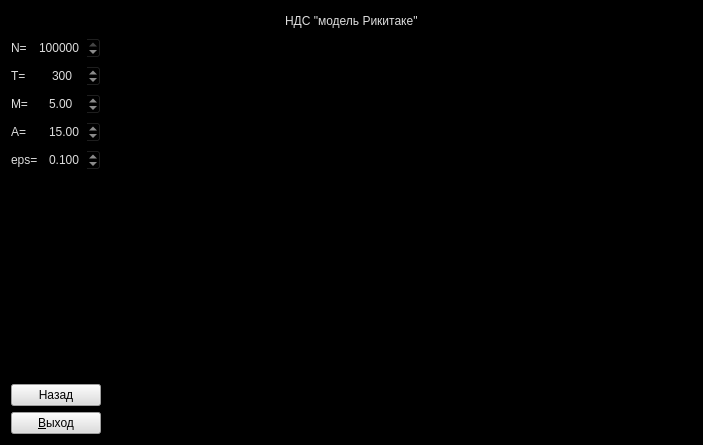
<?xml version="1.0" encoding="UTF-8"?>
<ui version="4.0">
 <class>Graphics</class>
 <widget class="QMainWindow" name="Graphics">
  <property name="windowModality">
   <enum>Qt::ApplicationModal</enum>
  </property>
  <property name="geometry">
   <rect>
    <x>0</x>
    <y>0</y>
    <width>703</width>
    <height>445</height>
   </rect>
  </property>
  <property name="windowTitle">
   <string>Модель Рикитаки</string>
  </property>
  <property name="windowIcon">
   <iconset resource="resources.qrc">
    <normaloff>:/me.jpg</normaloff>:/me.jpg</iconset>
  </property>
  <property name="styleSheet">
   <string notr="true">background-color: rgb(0, 0, 0);</string>
  </property>
  <widget class="QWidget" name="centralWidget">
   <layout class="QGridLayout" name="gridLayout">
    <item row="0" column="0" colspan="2">
     <layout class="QHBoxLayout" name="horizontalLayout_6">
      <item>
       <spacer name="horizontalSpacer">
        <property name="orientation">
         <enum>Qt::Horizontal</enum>
        </property>
        <property name="sizeHint" stdset="0">
         <size>
          <width>40</width>
          <height>20</height>
         </size>
        </property>
       </spacer>
      </item>
      <item>
       <widget class="QLabel" name="label_4">
        <property name="styleSheet">
         <string notr="true">font: 26pt &quot;MS Shell Dlg 2&quot;;
color: rgb(221, 221, 221);</string>
        </property>
        <property name="text">
         <string>НДС &quot;модель Рикитаке&quot;</string>
        </property>
       </widget>
      </item>
      <item>
       <spacer name="horizontalSpacer_2">
        <property name="orientation">
         <enum>Qt::Horizontal</enum>
        </property>
        <property name="sizeHint" stdset="0">
         <size>
          <width>40</width>
          <height>20</height>
         </size>
        </property>
       </spacer>
      </item>
     </layout>
    </item>
    <item row="1" column="0">
     <layout class="QVBoxLayout" name="verticalLayout">
      <item>
       <layout class="QHBoxLayout" name="horizontalLayout">
        <item>
         <widget class="QLabel" name="label">
          <property name="styleSheet">
           <string notr="true">color: rgb(221, 221, 221);</string>
          </property>
          <property name="text">
           <string>N=</string>
          </property>
         </widget>
        </item>
        <item>
         <widget class="QSpinBox" name="spinBox">
          <property name="styleSheet">
           <string notr="true">color: rgb(221, 221, 221);</string>
          </property>
          <property name="suffix">
           <string/>
          </property>
          <property name="minimum">
           <number>5000</number>
          </property>
          <property name="maximum">
           <number>500000</number>
          </property>
          <property name="singleStep">
           <number>1000</number>
          </property>
          <property name="value">
           <number>100000</number>
          </property>
          <property name="displayIntegerBase">
           <number>10</number>
          </property>
         </widget>
        </item>
       </layout>
      </item>
      <item>
       <layout class="QHBoxLayout" name="horizontalLayout_2">
        <item>
         <widget class="QLabel" name="label_2">
          <property name="styleSheet">
           <string notr="true">color: rgb(221, 221, 221);</string>
          </property>
          <property name="text">
           <string>T=</string>
          </property>
         </widget>
        </item>
        <item>
         <widget class="QSpinBox" name="spinBox_2">
          <property name="styleSheet">
           <string notr="true">color: rgb(221, 221, 221);</string>
          </property>
          <property name="maximum">
           <number>1000</number>
          </property>
          <property name="singleStep">
           <number>5</number>
          </property>
          <property name="value">
           <number>300</number>
          </property>
         </widget>
        </item>
       </layout>
      </item>
      <item>
       <layout class="QHBoxLayout" name="horizontalLayout_4">
        <item>
         <widget class="QLabel" name="label_6">
          <property name="styleSheet">
           <string notr="true">color: rgb(221, 221, 221);</string>
          </property>
          <property name="text">
           <string>M=</string>
          </property>
         </widget>
        </item>
        <item>
         <widget class="QDoubleSpinBox" name="doubleSpinBox_3">
          <property name="styleSheet">
           <string notr="true">color: rgb(221, 221, 221);</string>
          </property>
          <property name="minimum">
           <double>0.010000000000000</double>
          </property>
          <property name="singleStep">
           <double>0.500000000000000</double>
          </property>
          <property name="value">
           <double>5.000000000000000</double>
          </property>
         </widget>
        </item>
       </layout>
      </item>
      <item>
       <layout class="QHBoxLayout" name="horizontalLayout_5">
        <item>
         <widget class="QLabel" name="label_5">
          <property name="styleSheet">
           <string notr="true">color: rgb(221, 221, 221);</string>
          </property>
          <property name="text">
           <string>A=</string>
          </property>
         </widget>
        </item>
        <item>
         <widget class="QDoubleSpinBox" name="doubleSpinBox_2">
          <property name="styleSheet">
           <string notr="true">color: rgb(221, 221, 221);</string>
          </property>
          <property name="singleStep">
           <double>0.500000000000000</double>
          </property>
          <property name="value">
           <double>15.000000000000000</double>
          </property>
         </widget>
        </item>
       </layout>
      </item>
      <item>
       <layout class="QHBoxLayout" name="horizontalLayout_3">
        <item>
         <widget class="QLabel" name="label_3">
          <property name="styleSheet">
           <string notr="true">color: rgb(221, 221, 221);</string>
          </property>
          <property name="text">
           <string>eps=</string>
          </property>
         </widget>
        </item>
        <item>
         <widget class="QDoubleSpinBox" name="doubleSpinBox">
          <property name="styleSheet">
           <string notr="true">color: rgb(221, 221, 221);</string>
          </property>
          <property name="decimals">
           <number>3</number>
          </property>
          <property name="maximum">
           <double>1.000000000000000</double>
          </property>
          <property name="singleStep">
           <double>0.001000000000000</double>
          </property>
          <property name="value">
           <double>0.100000000000000</double>
          </property>
         </widget>
        </item>
       </layout>
      </item>
      <item>
       <spacer name="verticalSpacer">
        <property name="orientation">
         <enum>Qt::Vertical</enum>
        </property>
        <property name="sizeHint" stdset="0">
         <size>
          <width>20</width>
          <height>40</height>
         </size>
        </property>
       </spacer>
      </item>
      <item>
       <widget class="QPushButton" name="pushButton_4">
        <property name="styleSheet">
         <string notr="true">background-color: rgb(221, 221, 221);
color: rgb(0, 0, 0);</string>
        </property>
        <property name="text">
         <string>Назад</string>
        </property>
       </widget>
      </item>
      <item>
       <widget class="QPushButton" name="pushButton">
        <property name="styleSheet">
         <string notr="true">background-color: rgb(221, 221, 221);
color: rgb(0, 0, 0);</string>
        </property>
        <property name="text">
         <string>&amp;Выход</string>
        </property>
       </widget>
      </item>
     </layout>
    </item>
    <item row="1" column="1">
     <layout class="QVBoxLayout" name="verticalLayout_2">
      <item>
       <widget class="GLWidget2d" name="widget" native="true">
        <property name="sizePolicy">
         <sizepolicy hsizetype="Expanding" vsizetype="Expanding">
          <horstretch>0</horstretch>
          <verstretch>0</verstretch>
         </sizepolicy>
        </property>
       </widget>
      </item>
      <item>
       <widget class="GLWidget2d1" name="widget_2" native="true">
        <property name="sizePolicy">
         <sizepolicy hsizetype="Expanding" vsizetype="Expanding">
          <horstretch>0</horstretch>
          <verstretch>0</verstretch>
         </sizepolicy>
        </property>
       </widget>
      </item>
      <item>
       <widget class="GLWidget2d2" name="widget_3" native="true">
        <property name="sizePolicy">
         <sizepolicy hsizetype="Expanding" vsizetype="Expanding">
          <horstretch>0</horstretch>
          <verstretch>0</verstretch>
         </sizepolicy>
        </property>
        <zorder>widget_2</zorder>
       </widget>
      </item>
     </layout>
    </item>
   </layout>
  </widget>
 </widget>
 <layoutdefault spacing="6" margin="11"/>
 <customwidgets>
  <customwidget>
   <class>GLWidget2d</class>
   <extends>QWidget</extends>
   <header>glwidget2d.h</header>
   <container>1</container>
  </customwidget>
  <customwidget>
   <class>GLWidget2d1</class>
   <extends>QWidget</extends>
   <header>glwidget2d1.h</header>
   <container>1</container>
  </customwidget>
  <customwidget>
   <class>GLWidget2d2</class>
   <extends>QWidget</extends>
   <header>glwidget2d2.h</header>
   <container>1</container>
  </customwidget>
 </customwidgets>
 <resources>
  <include location="resources.qrc"/>
 </resources>
 <connections>
  <connection>
   <sender>pushButton</sender>
   <signal>clicked()</signal>
   <receiver>Graphics</receiver>
   <slot>close()</slot>
   <hints>
    <hint type="sourcelabel">
     <x>43</x>
     <y>368</y>
    </hint>
    <hint type="destinationlabel">
     <x>71</x>
     <y>378</y>
    </hint>
   </hints>
  </connection>
  <connection>
   <sender>doubleSpinBox</sender>
   <signal>valueChanged(double)</signal>
   <receiver>Graphics</receiver>
   <slot>changeEps(double)</slot>
   <hints>
    <hint type="sourcelabel">
     <x>120</x>
     <y>182</y>
    </hint>
    <hint type="destinationlabel">
     <x>71</x>
     <y>228</y>
    </hint>
   </hints>
  </connection>
  <connection>
   <sender>doubleSpinBox_3</sender>
   <signal>valueChanged(double)</signal>
   <receiver>Graphics</receiver>
   <slot>changeM(double)</slot>
   <hints>
    <hint type="sourcelabel">
     <x>120</x>
     <y>130</y>
    </hint>
    <hint type="destinationlabel">
     <x>72</x>
     <y>257</y>
    </hint>
   </hints>
  </connection>
  <connection>
   <sender>doubleSpinBox_2</sender>
   <signal>valueChanged(double)</signal>
   <receiver>Graphics</receiver>
   <slot>changeM(double)</slot>
   <hints>
    <hint type="sourcelabel">
     <x>120</x>
     <y>156</y>
    </hint>
    <hint type="destinationlabel">
     <x>71</x>
     <y>291</y>
    </hint>
   </hints>
  </connection>
  <connection>
   <sender>spinBox_2</sender>
   <signal>valueChanged(int)</signal>
   <receiver>Graphics</receiver>
   <slot>changeT(int)</slot>
   <hints>
    <hint type="sourcelabel">
     <x>120</x>
     <y>104</y>
    </hint>
    <hint type="destinationlabel">
     <x>70</x>
     <y>325</y>
    </hint>
   </hints>
  </connection>
  <connection>
   <sender>spinBox</sender>
   <signal>valueChanged(int)</signal>
   <receiver>Graphics</receiver>
   <slot>changeN(int)</slot>
   <hints>
    <hint type="sourcelabel">
     <x>120</x>
     <y>78</y>
    </hint>
    <hint type="destinationlabel">
     <x>71</x>
     <y>350</y>
    </hint>
   </hints>
  </connection>
  <connection>
   <sender>pushButton_4</sender>
   <signal>clicked()</signal>
   <receiver>Graphics</receiver>
   <slot>shut()</slot>
   <hints>
    <hint type="sourcelabel">
     <x>90</x>
     <y>339</y>
    </hint>
    <hint type="destinationlabel">
     <x>99</x>
     <y>337</y>
    </hint>
   </hints>
  </connection>
 </connections>
 <slots>
  <slot>changeN(int)</slot>
  <slot>changeT(int)</slot>
  <slot>changeA(double)</slot>
  <slot>changeM(double)</slot>
  <slot>changeEps(double)</slot>
  <slot>shut()</slot>
 </slots>
</ui>
